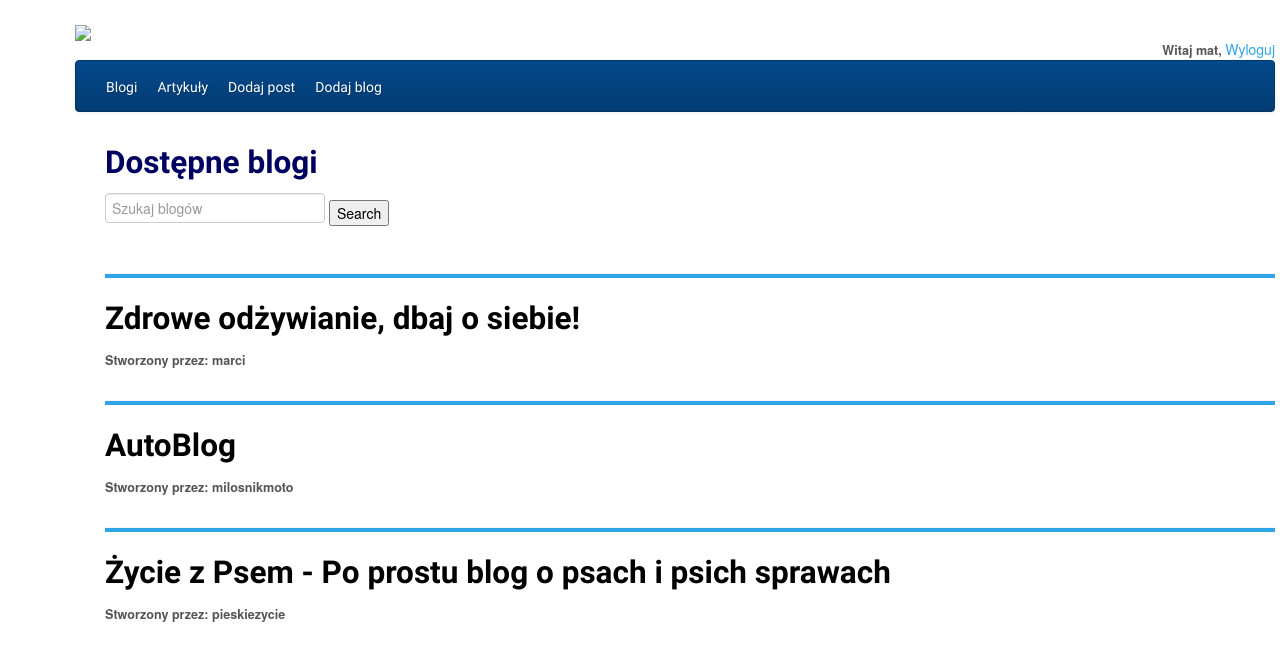
The page /blog/showall/ (signed in) on the database its author committed.
### blogs/models.py (models this page shows, shortened)
class Blogs(models.Model):
    title = models.CharField(max_length=150, verbose_name="Tytul")
    user = models.ForeignKey(settings.AUTH_USER_MODEL, default=1, verbose_name="Uzytkownik", on_delete=models.DO_NOTHING)

### blogs/views.py (the view)
# urls.py: path('blog/', include('blogs.urls')),
@login_required(login_url="/login/")
def blogs(request):
    query = request.GET.get("q")
    if query:
        return render_to_response('blogs.html', {'user': request.user,'blogs': Blogs.objects.filter(
            Q(title__icontains=query) |
            Q(user__username__icontains=query)
        ).distinct()})
    else:
        return render_to_response('blogs.html', {'user': request.user,'blogs': Blogs.objects.all()})

### blogs/templates/blogs.html
{% include 'base.html' %}
{% block blog  %}
<div class="container">
    <h2 class="darkblue" > Dostępne blogi </h2>
<form method='GET' action=''>
                <input type='text' name='q' placeholder='Szukaj blogów' value='{{ request.GET.q }}'/>
                <input type='submit' value='Search'/>
            </form>
</div>
{% if blogs.count > 0 %}
{% for blog in blogs  %}
<div class="container">
                    <hr>
                    <h2><a class="black" href="/blog/{{ blog.id }}/">{{ blog.title }}</a></h2>
                    <div class="article-info">
                       <b> Stworzony przez: {{ blog.user.username }}</b>
                    </div>
</div>
{% endfor %}
{% else %}
<p>Brak blogow</p>
{% endif %}
{% endblock %}

### templates/base.html (shortened to what this page needs)
{% load static %}
<!DOCTYPE html>
<html lang="pl">
<head>
    <link rel="stylesheet" type="text/css" href="{% static 'css/bootstrap.min.css' %}">
    <link rel="stylesheet" type="text/css" href="{% static 'css/bootstrap-responsive.min.css' %}">
    <link rel="stylesheet" type="text/css" href="{% static 'css/style.css' %}">
</head>
<body>
<div class="container" id="wrapper">
    <div class="row">
        <div class="topbar">
            <div class="logo pull-left">
                <h1><a href="#"><img src="{% static 'img/blogging.jpg' %}" width="400"></a></h1>
            </div>
            <div class="topbar-links pull-right">
                     <b>Witaj {{user.username}}, </b><a href="{% url 'user_logout' %}">Wyloguj</a>
            </div>
        </div>
    </div>
    <div class="row">
        <div id="mainmenu" class="navbar navbar-inverse">
                <div class="navbar-inner">
                    <div>
                        <ul class="nav">
                            <li><a href="{% url 'blogs:blogs' %}">Blogi</a></li>
                            <li><a href="{% url 'article:articles' %}">Artykuły</a></li>
                            <li><a href="{% url 'article:post_new' %}">Dodaj post</a></li>
                                <li><a href="{% url 'blogs:post_new' %}">Dodaj blog</a></li>
                        </ul>
                    </div>
                </div>
        </div>
    </div>
    <div class="row">
        <div class="span9">
                </div>
        <div class="span3">
        </div>
    </div>
</div>
</body>
</html>

### static/css/style.css (style rules this page uses)
.container { padding-left: 0px auto; }
.topbar-links { line-height: 18px; margin-top: 40px; }
.article-info { margin-bottom: 10px; }
hr { color: rgb(47, 164, 231); background-color: rgb(47, 164, 231); height: 4px; }
b { font-size: .9em; }
.darkblue { color: rgb(0, 0, 96); }
.black { color: rgb(0, 0, 0); }
body { margin-left: 100px; }

### rows shown on the page
Blogs: title "Zdrowe odżywianie, dbaj o siebie!", user.username "marci"
Blogs: title "AutoBlog", user.username "milosnikmoto"
Blogs: title "Życie z Psem - Po prostu blog o psach i psich sprawach", user.username "pieskiezycie"

### other values the page prints
{{ user.username }} "mat"
